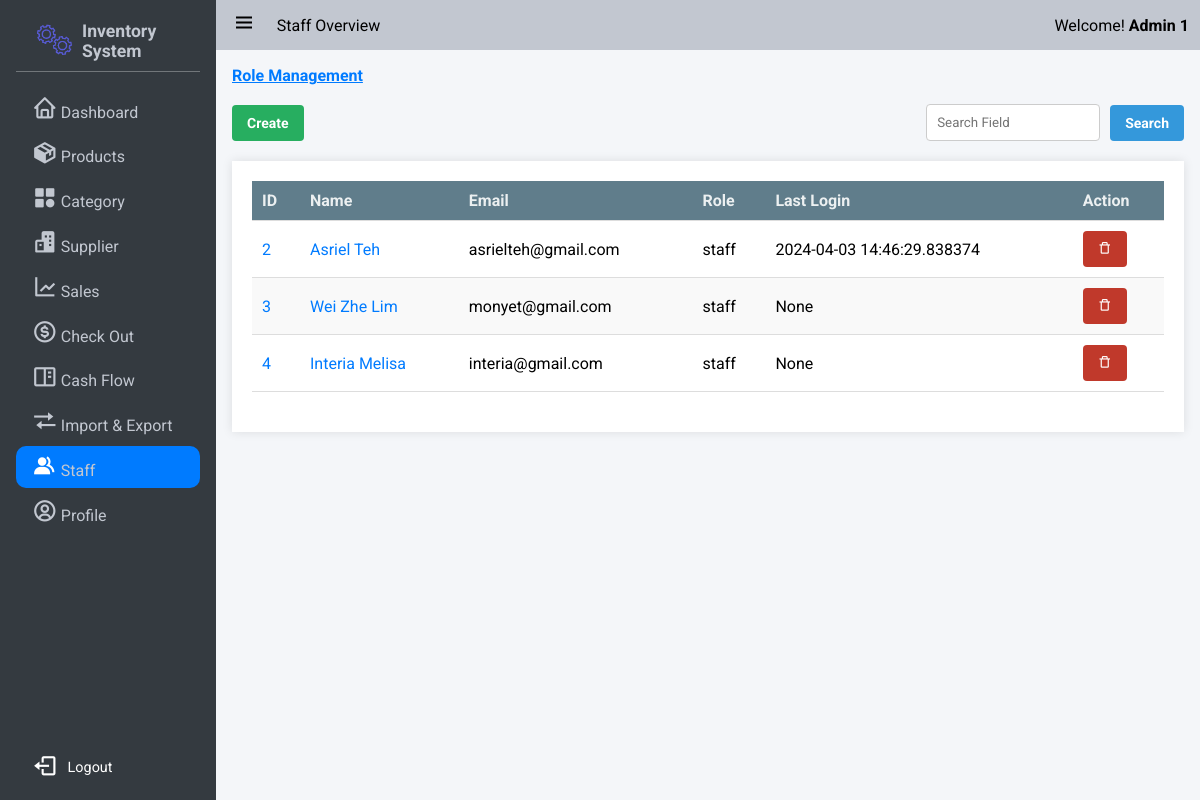
Page /staff/ (signed in) on the committed database.
### app/models/user.py (models this page shows, shortened)
class Role(db.Model):
    __tablename__ = 'roles'
    id = db.Column(db.Integer(), primary_key=True)
    name = db.Column(db.String(50), unique=True)

class User(UserMixin,db.Model):
    __tablename__ = 'users'
    id = db.Column(db.Integer, primary_key=True)
    StaffID = db.Column(db.String,unique = True)
    First_Name = db.Column(db.String(100, collation='NOCASE'), nullable=False, server_default='')
    Last_Name = db.Column(db.String(100, collation='NOCASE'), nullable=False, server_default='')
    Email = db.Column(db.String(50), unique=True, nullable=False)
    Password = db.Column(db.String(80), nullable=False)
    pins = db.Column(db.Integer)
    roles = db.relationship('Role', secondary='user_roles')
    active = db.Column('is_active', db.Boolean(), nullable=False, server_default='1')
    Email_Confirmed_At = db.Column(db.DateTime())
    Last_Login = db.Column(db.DateTime())

### app/user/routes.py (the view)
@bp.route('/')
@login_required
@admin_permission.require(http_exception=401)
def index():
    update_qty_on_expiry()
    page = request.args.get('page', 1, type=int)
    search_query = request.args.get('q', '')
    form = EditStaffForm()
    if search_query:
        staffs = User.query.filter(db.or_(User.First_Name.ilike(f'%{search_query}%'),User.Last_Name.ilike(f'%{search_query}'))).paginate(page, per_page=10)
    else:
        staffs = User.query.paginate(page = page, per_page=10)
    return render_template('admin/staff_management.html', staffs=staffs,form =form)

### app/user/routes.py
class EditStaffForm(FlaskForm):
    id = StringField("Staff ID", validators=[InputRequired()])
    first_name = StringField('First Name', validators=[InputRequired(), Length(max=100)])
    last_name = StringField('Last Name', validators=[InputRequired(), Length(max=100)])
    email = StringField('Email', validators=[InputRequired(), Email(), Length(max=50)])
    pins = IntegerField('Security Pin', validators=[InputRequired(),NumberRange(min=6)])

### app/__init__.py (called while the page is built, shortened)
def update_qty_on_expiry():
    inventories = Inventory.query.filter(Inventory.ExpiryDate <= date.today(),Inventory.Available_QTY>0).all()
    if not inventories:
        return

### app/auth.py (called while the page is built)
@login_manager.user_loader
def load_user(user_id):
    return User.query.get(int(user_id))

### app/templates/admin/staff_management.html (shortened to what this page needs)
{% extends 'base.html' %}
{% block nav_title %} Staff Overview {% endblock %}
{% block css_style %}
    <link rel="stylesheet" href="{{url_for('static',filename='css/flex.css')}}">
    <link rel="stylesheet" href="{{url_for('static',filename='css/grid.css')}}">
    <link rel="stylesheet" href="{{url_for('static',filename='css/table.css')}}">
    <link rel="stylesheet" href="{{url_for('static',filename='css/form.css')}}">
    <link rel="stylesheet" href="{{url_for('static',filename='css/modal.css')}}">
{% endblock %}
{% block nav_staff %}active{% endblock %}
{% block content %}
<a href="{{url_for('main.role_management')}}"><b style="text-decoration: underline;">Role Management</b></a><br><br>
<div class="flex flex-between-center">
    <a href="{{url_for('user.create_staff')}}" class="button success">Create</a>
    <form action="{{url_for('user.search_staff')}}" method="get" class="flex flex-start-center">
        <input type="text" name="search" style="display: inline-block; margin: 0 10px 0 0;" placeholder="Search Field" required>
        <button type="submit" class="button primary">Search</button>
    </form>
</div>
<div class="table-container maxheight-800 scrollable">
    <table >
        <thead>
            <tr>
                <th>ID</th>
                <th>Name</th>
                <th>Email</th>
                <th>Role</th>
                <th>Last Login</th>
                {% for role in current_user.roles if role.name == 'admin' %}<th>Action</th>{% endfor %}
            </tr>
        </thead>
        <tbody>
            {% for staff in staffs if not staff == current_user %}
            <tr>
                <td>
                    <span><a href="{{url_for('user.get_staff',id = staff.id)}}">{{ staff.id}}</a></span>
                </td>
                <td>
                    <span><a href="{{url_for('user.get_staff',id = staff.id)}}">{{ staff.First_Name + ' ' + staff.Last_Name}}</a></span>
                </td>
                <td>
                    <span>{{ staff.Email}}</span>
                </td>
                <td>
                    {% for role in staff.roles %}
                    {{role.name}}
                    {% endfor %}
                </td>
                <td>
                    {{ staff.Last_Login}}
                </td>
                {% for role in current_user.roles if role.name == 'admin' %}
                <td>
                <form method="POST" action="{{ url_for('user.delete_staff', id=staff.id) }}" style="display: inline-block;">
                    <button id="delete" type="submit" class="button error" onclick="return confirm('Are you sure you want to delete this item?')"><i class='bx bx-trash-alt'></i></button>
                </form>
                </td>
                {% endfor %}
            </tr>
            {% endfor %}
        </tbody>
    </table>
</div>
{% endblock %}

### app/templates/base.html (shortened to what this page needs)
<!DOCTYPE html>
<html lang="en">
<head>
    <link rel="stylesheet" href="{{url_for('static',filename='css/button.css')}}">
    <link rel="stylesheet" href="{{url_for('static',filename='css/style.css')}}">
    <link rel="stylesheet" href="{{url_for('static',filename='css/responsive.css')}}">
    <link rel="stylesheet" href="{{url_for('static',filename='css/cards.css')}}">
    <link rel="stylesheet" href="{{url_for('static',filename='css/preloader.css')}}">
    <link href='https://unpkg.com/boxicons@2.1.4/css/boxicons.min.css' rel='stylesheet'>
    {% block css_style %}
    {% endblock %}
</head>
<body>
    <div class="wrapper">
        <aside class="opened" id="aside">
            <div class="sidebar">
                <div class="brand-items">
                    <div class="brand-logo">
                        <img src="{{url_for('static',filename='/img/gear-loader.gif')}}" alt="" class="brand-img">
                        <h3>Inventory System</h3>
                    </div>
                </div>
                <div class="menu-bar">
                    <div class="menu">
                        <ul class="menu-links">
                            <li class="menu-link {% block nav_dashboard %}{% endblock %}"><i class='nav-icon bx bx-home'></i><a href="{{ url_for('dashboard') }}">Dashboard</a></li>
                            <li class="menu-link {% block nav_inventory %}{% endblock %}"><i class='nav-icon bx bxs-package'></i><a href="{{ url_for('product.index') }}">Products</a></li>
                            <li class="menu-link {% block nav_category %}{% endblock %}"><i class='nav-icon bx bxs-category' ></i><a href="{{ url_for('category.index') }}">Category</a></li>
                            <li class="menu-link {% block nav_supplier %}{% endblock %}"><i class='nav-icon bx bxs-buildings' ></i><a href="{{ url_for('supplier.index') }}">Supplier</a></li>
                            <li class="menu-link {% block nav_report %}{% endblock %}"><i class='nav-icon bx bx-line-chart' ></i><a href="{{ url_for('sale.sales_index') }}">Sales</a></li>
                            <li class="menu-link {% block nav_checkout %}{% endblock %}"><i class='nav-icon bx bx-dollar-circle' ></i><a href="{{ url_for('sale.show_checkout_page') }}">Check Out</a></li>
                            <li class="menu-link {% block nav_cashflow %}{% endblock %}"><i class='nav-icon bx bx-book-content'></i><a href="{{url_for('cashflow.index')}}">Cash Flow</a></li>
                            <li class="menu-link {% block nav_ImExport %}{% endblock %}"><i class='nav-icon bx bx-transfer'></i><a href="{{url_for('main.imexport_overview')}}">Import & Export</a></li>
                            {% for role in current_user.roles if role.name == 'admin' %}
                                <li class="menu-link {% block nav_staff %}{% endblock %}"><i class='nav-icon bx bxs-group' ></i><a href="{{ url_for('user.index') }}">Staff</a></li>
                            {% endfor %}
                            <li class="menu-link {% block nav_profile %}{% endblock %}"><i class='nav-icon bx bx-user-circle'></i><a href="{{url_for('user.get_staff',id=current_user.id)}}">Profile</a></li>
                        </ul>
                    </div>
                    <div class="bottom-content logout">
                        <div class="flex" style="color: #fff !important;">
                            <i class='bx bx-log-out'></i><a style="color: #fff !important;" href="{{url_for('auth.logout')}}" onclick="return confirm('Log out immediately?')">Logout</a>
                        </div>
                    </div>
                </div>
            </div>
        </aside>
       <div class="main">
            <header class="main-header">
                <div class="left-nav">
                    <div class="menu-burger">
                        <i class='bx bx-menu '></i>
                    </div>
                    <p>{% block nav_title %}{% endblock %}</p>
                </div>
                <div class="right-nav flex flex-center-center">
                    <span>Welcome! <b>{{current_user.Last_Name + ' ' + current_user.First_Name}}</b></span>
                </div>
            </header>
            <div class="main-container">
                    {% block content %} {% endblock %}
            </div>
        </div>
    </div>
    </body>
    </html>

### app/static/css/button.css (style rules this page uses)
:root { --primary-color: #3498db; --secondary-color: #2ecc71; --accent-color: #e74c3c; --background-color: #ecf0f1; --link-color: #2980b9; --border-color: #bdc3c7; --success-color: #27ae60; --warning-color: #f39c12; --error-color: #c0392b; --info-color: #3498db; --dark-color: #34495e; --light-color: #ecf0f1; --gray-color: #7f8c8d; --purple-color: #9b59b6; --pink-color: #e91e63; --teal-color: #009688; --orange-color: #e67e22; --brown-color: #795548; --cyan-color: #00bcd4; --indigo-color: #3f51b5; --lime-color: #cddc39; --amber-color: #ffc107; --deep-purple-color: #673ab7; --deep-orange-color: #ff5722; --light-green-color: #8bc34a; --blue-gray-color: #607d8b; --yellow-color: #ffeb3b; }
.button { display: inline-block; padding: 10px 15px; font-size: 14px; font-weight: bold; text-align: center; text-decoration: none; color: #fff; border: none; border-radius: 4px; cursor: pointer; transition: background-color 0.3s ease; }
.primary { background-color: var(--primary-color); color: #fff; }
.success { background-color: var(--success-color); color: #fff; }
.error { background-color: var(--error-color); color: #fff; }

### app/static/css/style.css (style rules this page uses)
:root { --text-color:#212529; --text-color-grey:#c2c7d0; --text-color-dark-grey:#898989; --main-color:#007bff; --main-color-hover:#228dff; --white-color:#fff; --bg-color-dark:#343a40; --bg-color-second-light:#dee2e6; --bg-color-light:#f4f6f9; --toggle-color:#ddd; --red-color:#dc3545; --dark-yellow-color:#ffc107; --yellow-color:#ffc107; --sidebar-width:18%; }
* { font-family: 'Roboto', sans-serif; margin: 0; padding: 0; box-sizing: border-box; scrollbar-width: none; }
a { text-decoration: none; color: var(--main-color); }
ul,li { list-style: none; }
img { width: 100%; object-fit: cover; }
body { background-image: url('../img/login_background.jpg'); width: 100%; height: 100%; }
.wrapper { height: 100vh; width: 100vw; display: flex; overflow: hidden; }
input { padding: 10px; box-sizing: border-box; border: 1px solid #ccc; border-radius: 4px; }
aside { position: relative; width: 15px; height: 100vh; background: var(--bg-color-dark); transition: margin-left .3s ease-in-out .3s ease-in-out; overflow-x: hidden; overflow-y: hidden; z-index: 999; color: var(--text-color-grey); transition:width 0.3s linear; }
aside.opened { width: var(--sidebar-width); }
.sidebar { padding: 0.625rem 1rem; height: 100%; }
.sidebar li { margin-bottom: .2rem; padding: .5rem 1rem; align-items: flex-end; display: flex; border-radius: 10px; }
.brand-items { display: flex; align-items: center; justify-content: space-between; padding: 0.5rem 1rem; border-bottom: rgba(255, 255, 255, 0.3) 1px solid ; }
.brand-items img { width: 50px; object-fit: cover; padding: 0 5px 0 0; }
.brand-logo { display: flex; align-items: center; }
.brand-logo h3 { font-size: 1.1rem; }
.menu-bar { height: calc(100% - 4rem); display: flex; flex-direction: column; justify-content: space-between; }
.menu-links { margin-top: 1rem; }
.menu-link.active { background: var(--main-color); color: var(--white-color); transition: .05s ease-in-out .03s; }
.menu-link .nav-icon { text-align: center; margin-right: .2rem; font-size: 1.6rem; width: 1.6rem; }
.menu-link a { color: var(--text-color-grey); }
.bottom-content { display: flex; align-items: center; justify-content: space-between; flex-wrap: nowrap; padding: .2em 1em; font-size: 0.9rem; }
.bottom-content i { font-size: 1.6rem; margin-right: 10px; }
.bottom-content div { display: flex; align-items: center; }
.main { width: calc(100% - var(--sidebar-width)); height: 100%; background: var(--bg-color-light); transition: width .3s ease-in; }
.main-header { position: relative; padding: .7rem .7rem; display: flex; justify-content: space-between; background: var(--text-color-grey); }
.left-nav { display: flex; align-items: center; }
.menu-burger { font-size: 1.8rem; }
.left-nav .menu-burger { padding: 0 0.3rem; margin-right: 1rem; font-size: 1.5rem; cursor: pointer; }
.main-container { padding: 1rem 1rem 4rem 1rem; overflow: scroll; height: 100%; }

### app/static/css/flex.css (style rules this page uses)
.flex { display: flex; }
.flex-start-center { justify-content: flex-start; align-items: center; }
.flex-center-center { justify-content: center; align-items: center; }
.flex-between-center { justify-content: space-between; align-items: center; }

### app/templates/base.html (style rules this page uses)
.logout { padding: .5rem 1rem }

### rows in the picture
User: Last_Name+First_Name "Admin 1"
User: id "2", First_Name+Last_Name "Asriel Teh", Email "asrielteh@gmail.com", Last_Login "2024-04-03 14:46:29.838374"
Role: name "staff"
User: id "3", First_Name+Last_Name "Wei Zhe Lim", Email "monyet@gmail.com", Last_Login "None"
User: id "4", First_Name+Last_Name "Interia Melisa", Email "interia@gmail.com", Last_Login "None"
